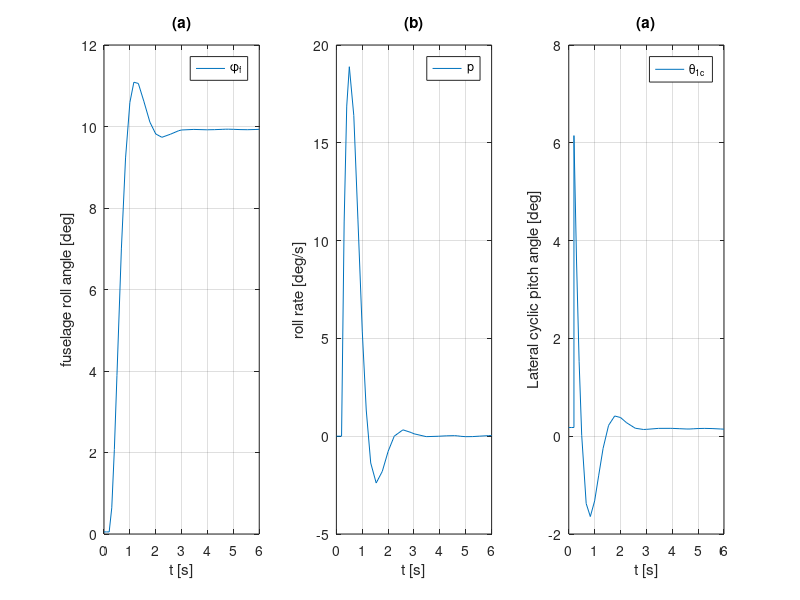
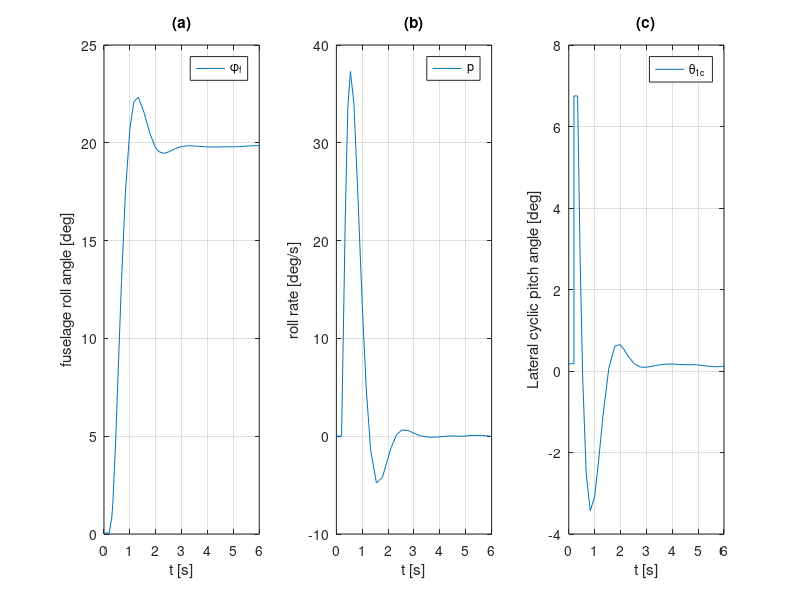
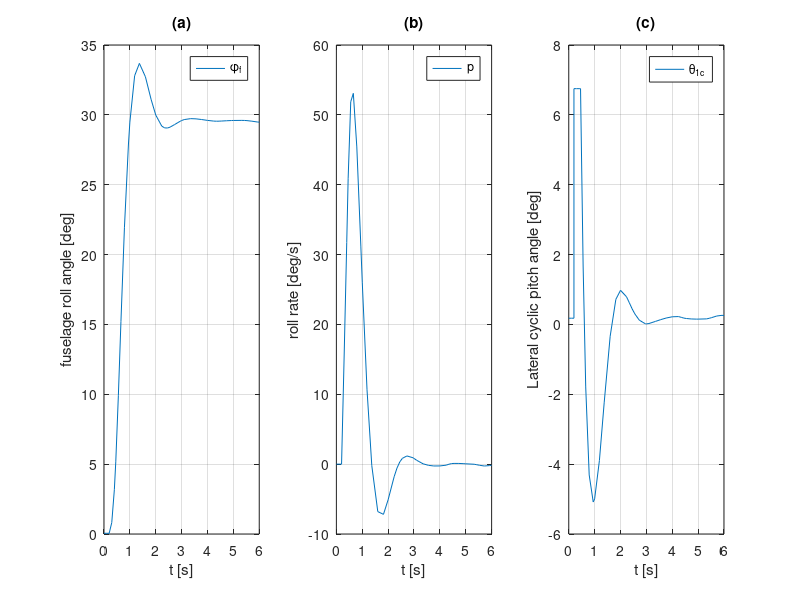
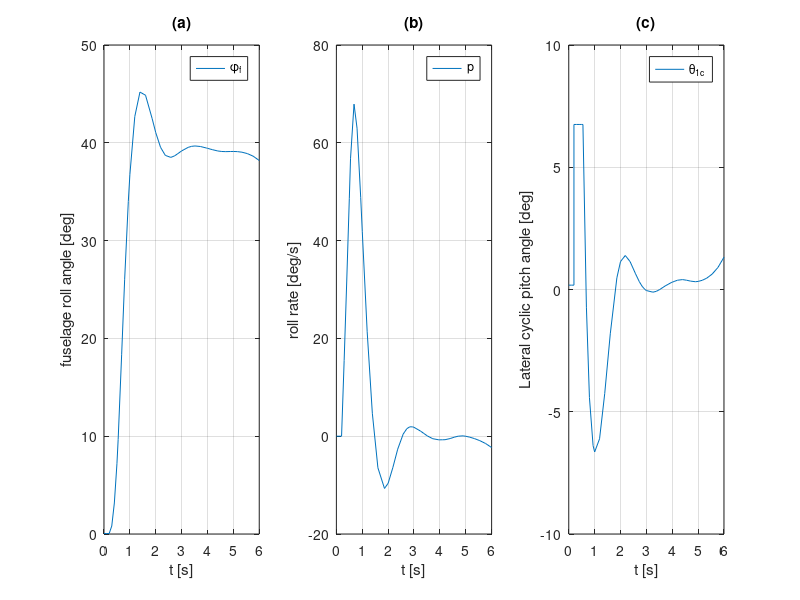

Reproduce these figures in MATLAB, in order.
% M-file for outputting the roll quickness of the coaxial helicopter 

% Made by John Campfens (1296434)
% Delft University of Technology, February 2008

close all
clear all
clc

% Loading quickness data
load rollquickness10deg
load rollquickness20deg
load rollquickness30deg
load rollquickness40deg


% Loading trim conditions
load coax_trimstates

% Defining intitial speed
Vin=20;

% Combining intial speed to tabulated data
N=Vin+1;

in_states=states(N,:)';
in_controls=controls(N,:)';

% Determining maximum roll attitude and position of maximum
[pmax10,posmax10]=max(x10(:,9));
[pmax20,posmax20]=max(x20(:,9));
[pmax30,posmax30]=max(x30(:,9));
[pmax40,posmax40]=max(x40(:,9));
% [pmax50,posmax50]=max(x50(:,9));
% [pmax60,posmax60]=max(x60(:,9));

% Determining quicknesses
Q10=(max(x10(:,4))*180/pi)/(pmax10*180/pi);
Q20=(max(x20(:,4))*180/pi)/(pmax20*180/pi);
Q30=(max(x30(:,4))*180/pi)/(pmax30*180/pi);
Q40=(max(x40(:,4))*180/pi)/(pmax40*180/pi);
% Q50=(max(x50(:,4))*180/pi)/(pmax50*180/pi);
% Q60=(max(x60(:,4))*180/pi)/(pmax60*180/pi);

% Determining minimal roll attitude
pmin10=(min(x10(posmax10:end,9)))*180/pi;
pmin20=(min(x20(posmax20:end,9)))*180/pi;
pmin30=(min(x30(posmax30:end,9)))*180/pi;
pmin40=(min(x40(posmax40:end,9)))*180/pi;
% pmin50=(min(x50(posmax50:end,9)))*180/pi;
% pmin60=(min(x60(posmax60:end,9)))*180/pi;

figure(1)
subplot(1,3,1)
plot(t10,x10(:,9)*180/pi)
legend('\phi_f')
xlabel('t [s]')
ylabel('fuselage roll angle [deg]')
grid on
xlim([0 6])
title('(a)')
subplot(1,3,2)
plot(t10,x10(:,4)*180/pi)
legend('p')
xlabel('t [s]')
ylabel('roll rate [deg/s]')
grid on
xlim([0 6])
title('(b)')
subplot(1,3,3)
plot(t10,y10(:,4)*180/pi)
legend('\theta_1_c')
xlabel('t [s]')
ylabel('Lateral cyclic pitch angle [deg]')
grid on
xlim([0 6])
title('(a)')


figure(2)
subplot(1,3,1)
plot(t20,x20(:,9)*180/pi)
legend('\phi_f')
xlabel('t [s]')
ylabel('fuselage roll angle [deg]')
grid on
xlim([0 6])
title('(a)')
subplot(1,3,2)
plot(t20,x20(:,4)*180/pi)
legend('p')
xlabel('t [s]')
ylabel('roll rate [deg/s]')
grid on
xlim([0 6])
title('(b)')
subplot(1,3,3)
plot(t20,y20(:,4)*180/pi)
legend('\theta_1_c')
xlabel('t [s]')
ylabel('Lateral cyclic pitch angle [deg]')
grid on
xlim([0 6])
title('(c)')

figure(3)
subplot(1,3,1)
plot(t30,x30(:,9)*180/pi)
legend('\phi_f')
xlabel('t [s]')
ylabel('fuselage roll angle [deg]')
grid on
xlim([0 6])
title('(a)')
subplot(1,3,2)
plot(t30,x30(:,4)*180/pi)
legend('p')
xlabel('t [s]')
ylabel('roll rate [deg/s]')
grid on
xlim([0 6])
title('(b)')
subplot(1,3,3)
plot(t30,y30(:,4)*180/pi)
legend('\theta_1_c')
xlabel('t [s]')
ylabel('Lateral cyclic pitch angle [deg]')
grid on
xlim([0 6])
title('(c)')

figure(4)
subplot(1,3,1)
plot(t40,x40(:,9)*180/pi)
legend('\phi_f')
xlabel('t [s]')
ylabel('fuselage roll angle [deg]')
grid on
xlim([0 6])
title('(a)')
subplot(1,3,2)
plot(t40,x40(:,4)*180/pi)
legend('p')
xlabel('t [s]')
ylabel('roll rate [deg/s]')
grid on
xlim([0 6])
title('(b)')
subplot(1,3,3)
plot(t40,y40(:,4)*180/pi)
legend('\theta_1_c')
xlabel('t [s]')
ylabel('Lateral cyclic pitch angle [deg]')
grid on
xlim([0 6])
title('(c)')

figure(5)
plot(pmin10,Q10,'*',pmin20,Q20,'*',pmin30,Q30,'*',pmin40,Q40,'*')
axis([0 50 0 2.5])
legend('\phi_c_h_a_n_g_e = 10 deg','\phi_c_h_a_n_g_e = 20 deg','\phi_c_h_a_n_g_e = 30 deg','\phi_c_h_a_n_g_e = 40 deg')
xlabel('Minimum attitude change \Delta\phi_m_i_n [deg]')
ylabel('roll attitude quickness [1/s]')
grid on


